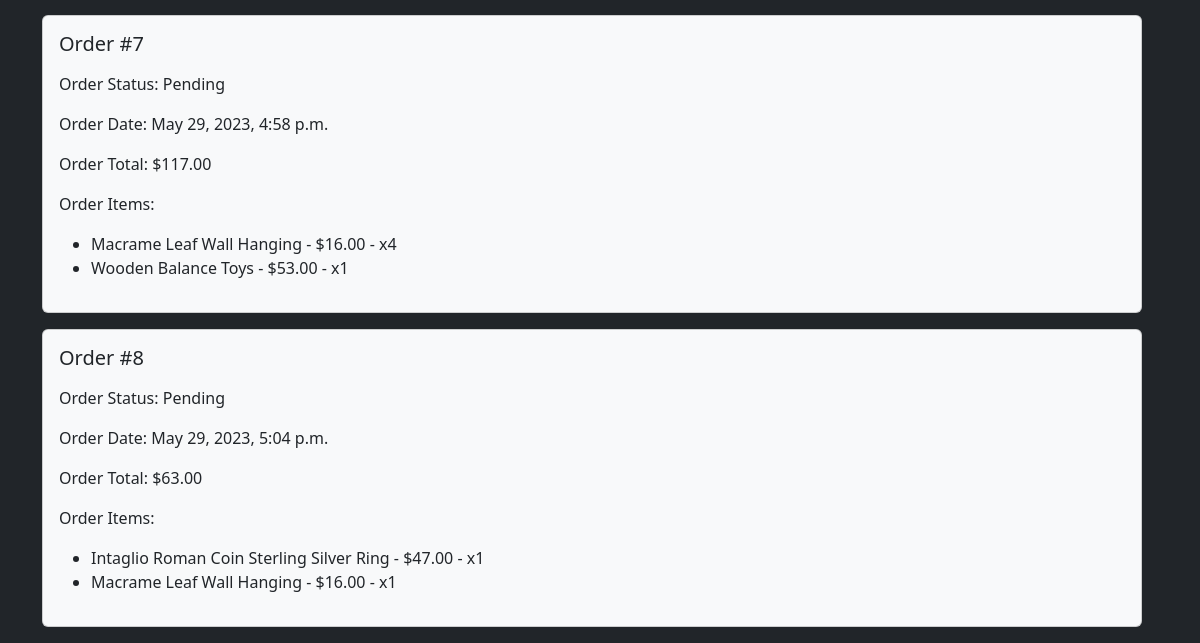
/orders/ (signed in, lower part), run on an earlier commit of the app's database.
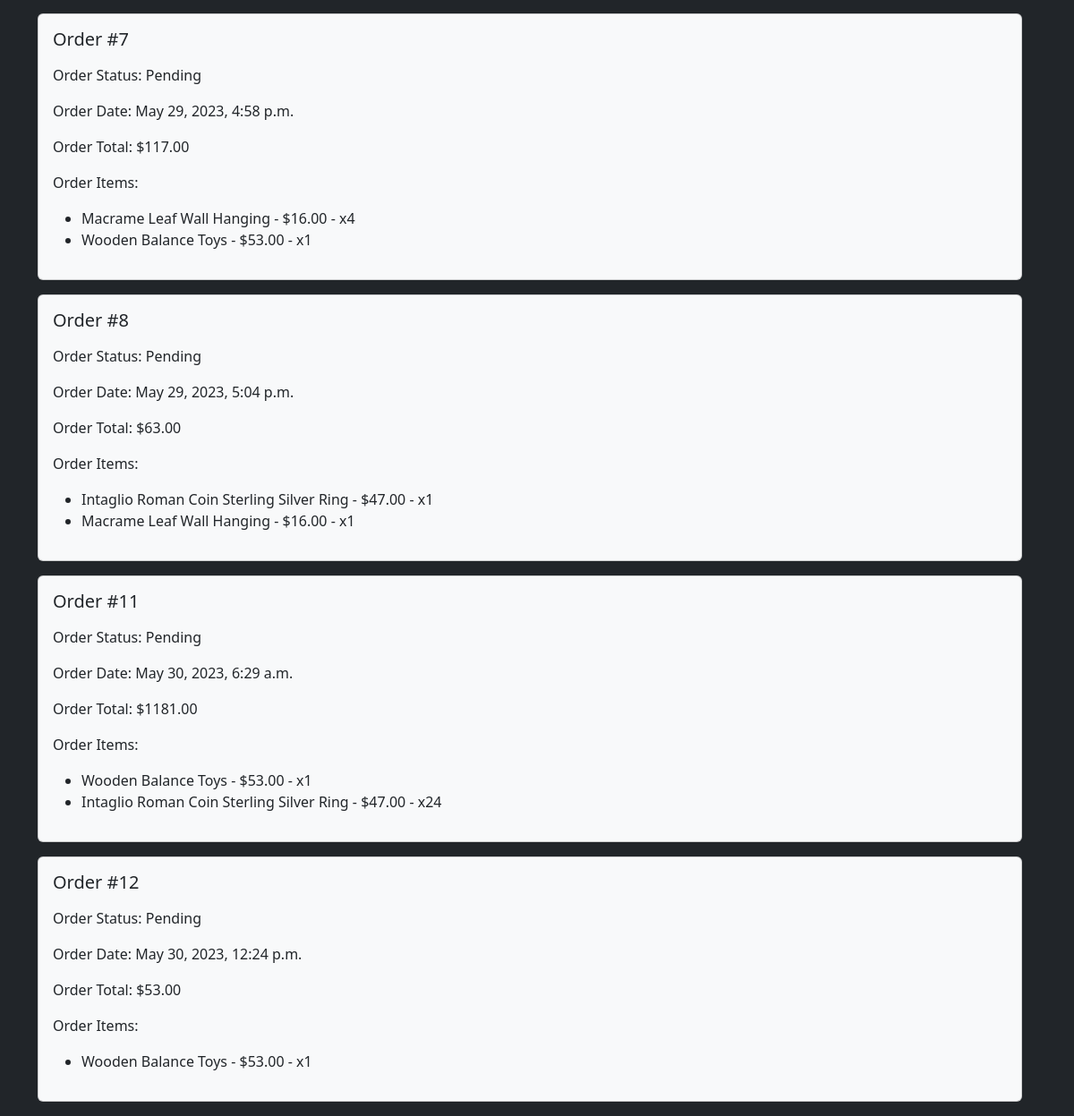
And on a later commit of the database.
### ShopApp/models.py (models this page shows, shortened)
class Order(models.Model):
    created_at = models.DateTimeField(auto_now_add=True)
    updated_at = models.DateTimeField(auto_now=True)
    status = models.CharField(max_length=100,
                              choices=[('Pending', 'Pending'),
                                       ('Processing', 'Processing'),
                                       ('Delivered', 'Delivered'),
                                       ('Cancelled', 'Cancelled')],
                              default='Pending')
    customer = models.ForeignKey(CustomUser, on_delete=models.CASCADE, related_name='orders')
    products = models.ManyToManyField(Product, through='ProductInOrder', related_name='orders')
    def calculate_total(self):
        total = 0
        for product_in_order in self.products_in_order.all():
            total += product_in_order.subtotal()
        return total

class ProductInOrder(models.Model):
    order = models.ForeignKey(Order, on_delete=models.CASCADE, related_name='products_in_order')
    product = models.ForeignKey(Product, on_delete=models.CASCADE)
    quantity = models.PositiveIntegerField(default=1)
    def subtotal(self):
        return self.product.price * self.quantity
    class Meta:  # New, 1
        verbose_name_plural = 'ProductInOrder'

class Product(models.Model):
    name = models.CharField(max_length=200)
    price = models.DecimalField(decimal_places=2, max_digits=10, validators=[MinValueValidator(0)])
    quantity = models.PositiveIntegerField(validators=[MinValueValidator(0)])
    description = models.TextField()
    image = models.ImageField(upload_to='uploaded/')
    category = models.ForeignKey(Category, on_delete=models.CASCADE)
    material = models.ForeignKey(Material, on_delete=models.CASCADE)
    color = models.ForeignKey(Color, on_delete=models.CASCADE)
    seller = models.ForeignKey(CustomUser, on_delete=models.CASCADE, related_name='products')
    created_at = models.DateTimeField(auto_now_add=True)
    sold = models.IntegerField(default=0)
    slug = models.SlugField(default="", blank=True, db_index=True)
    class Meta:
        unique_together = ['seller', 'slug']

### ShopApp/views.py (the view)
# urls.py: path('orders/', views.orders, name='orders'),
def orders(request):
    customer = request.user.profile
    s_after_apostrophe = not customer.display_name.endswith('s')
    return render(request, 'ShopApp/orders.html', {
        "orders": request.user.profile.orders.all(),
        "s_after_apostrophe": s_after_apostrophe,
    })

### ShopApp/templates/ShopApp/orders.html (shortened to what this page needs)
{% extends 'base.html' %}
{% block content %}
    <div class="text-light">
        {% for order in orders %}
            {% include 'ShopApp/includes/order.html' %}
        {% endfor %}
    </div>
{% endblock %}

### ShopApp/templates/ShopApp/includes/order.html
<div class="card bg-light me-3 mb-3">
    <div class="card-body">
        <h5 class="mb-3">Order #{{ order.id }}</h5>
        <p>Order Status: {{ order.status }}</p>
        <p>Order Date: {{ order.created_at }}</p>
        <p>Order Total: ${{ order.calculate_total }}</p>
        <p>Order Items:</p>
        <ul>
            {% for item in order.products_in_order.all %}
                <li>{{ item.product.name }} - ${{ item.product.price }} - x{{ item.quantity }}</li>
            {% endfor %}
        </ul>
    </div>
</div>

What changed in the data, as far as the page shows it:
added Order: id "11", status "Pending", created_at "May 30, 2023, 6:29 a.m.", calculate_total "1181.00"
added ProductInOrder: product.name "Wooden Balance Toys", product.price "53.00", quantity "1", shown under "11"
added ProductInOrder: product.name "Intaglio Roman Coin Sterling Silver Ring", product.price "47.00", quantity "24", shown under "11"
added Order: id "12", status "Pending", created_at "May 30, 2023, 12:24 p.m.", calculate_total "53.00"
added ProductInOrder: product.name "Wooden Balance Toys", product.price "53.00", quantity "1", shown under "12"
